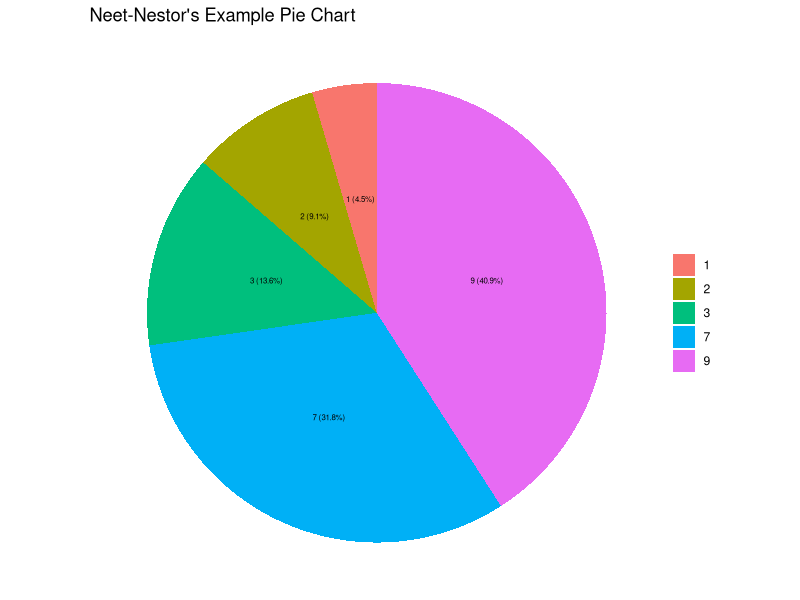

Generate this figure with R:
# An example script to generate a pie chart using ggplot2 library.
library(scales)
library(ggplot2)

name<-"Neet-Nestor"
values<-c(3,7,9,1,2)
labels<-c("3","7","9","1","2")
dataframe<-data.frame("value" = values, "label"=labels)
pie_chart<-ggplot(dataframe, aes(x="", y=values, fill=labels))+
    geom_bar(width = 1, stat = "identity")+ coord_polar("y")+
    geom_text(aes(label = paste0(labels,
                                    " (",
                                    scales::percent(values / sum(values)),
                                    ")")),
                position = position_stack(vjust = 0.5),size = 2)+
    ggtitle(paste0(name,"'s Example Pie Chart",sep=""))+
    theme_void()+
    labs(x=NULL,y=NULL,fill=NULL)
pie_chart